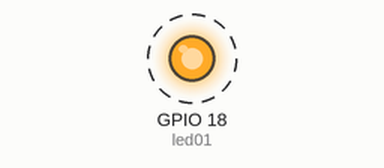
This program was run on a simulated Raspberry Pi (BCM pin numbers). On the bench: output pins drawn as LEDs (lit = HIGH). Dashed ring = blinking. What the program prints to the terminal is not drawn.

Above: at 0.5 s.
Timing chart, 0 to 4.6 s (numbered marks = the images above):
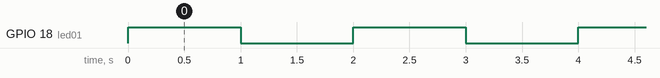

The program:

blink.py
```python
#!/usr/bin/env python3
# https://learn.sparkfun.com/tutorials/raspberry-gpio/python-rpigpio-example

# External module imports
import RPi.GPIO as GPIO
import time

# Pin Definitons:
led01 = 18

# Pin Setup:
GPIO.setmode(GPIO.BCM) # Broadcom pin-numbering scheme

GPIO.setup(led01, GPIO.OUT) # LED pin set as output

# Initial state for LEDs:
GPIO.output(led01, GPIO.LOW)

print("Here we go! Press CTRL+C to exit")
try:
    while 1:
        GPIO.output(led01,GPIO.HIGH)
        time.sleep(1)
        GPIO.output(led01,GPIO.LOW)
        time.sleep(1)
except KeyboardInterrupt: # If CTRL+C is pressed, exit cleanly:
    GPIO.cleanup() # cleanup all GPIO
```

Measured:
- by itself, GPIO 18 (led01): alternates HIGH for 1.0 s and LOW for 1.0 s
